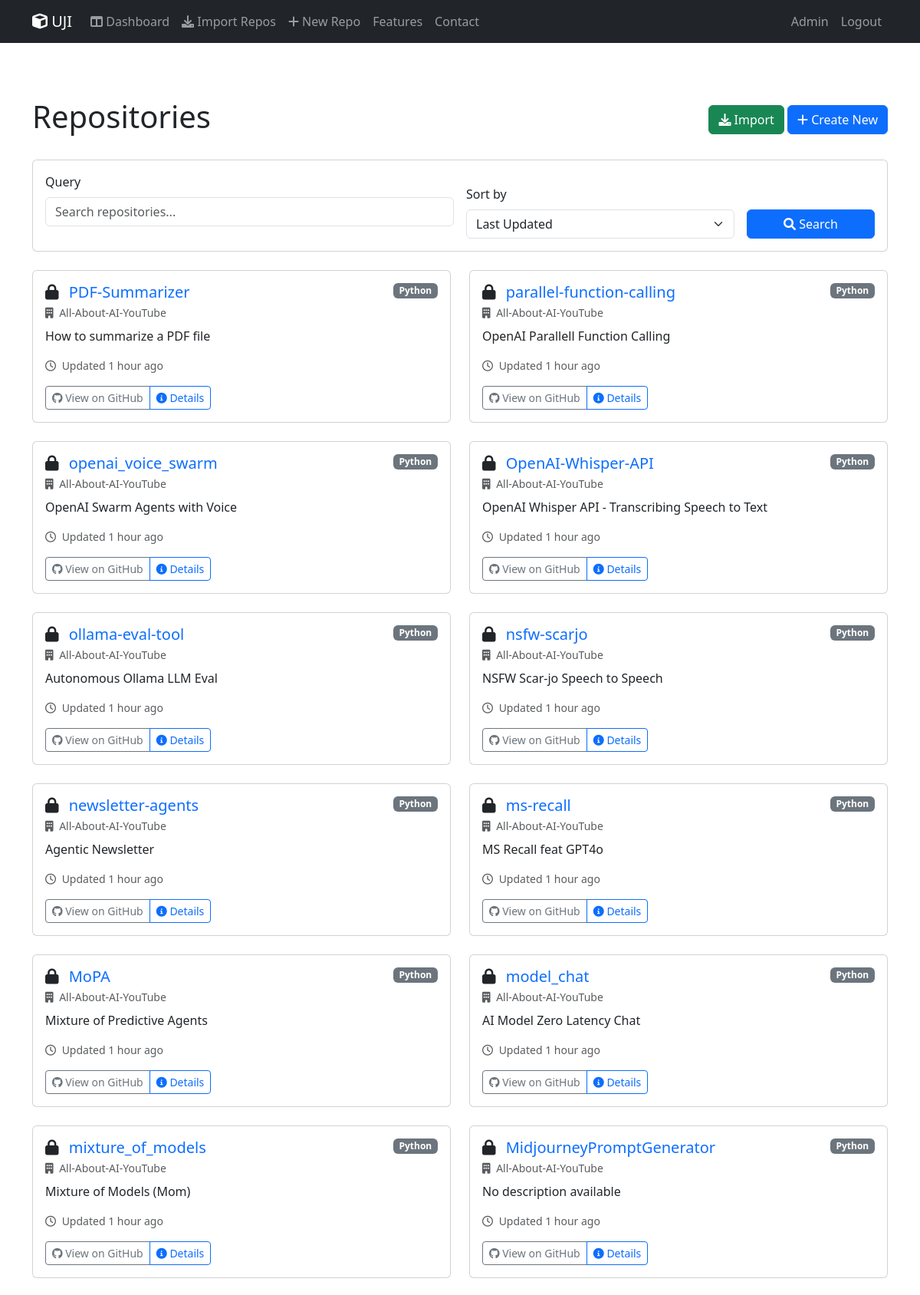
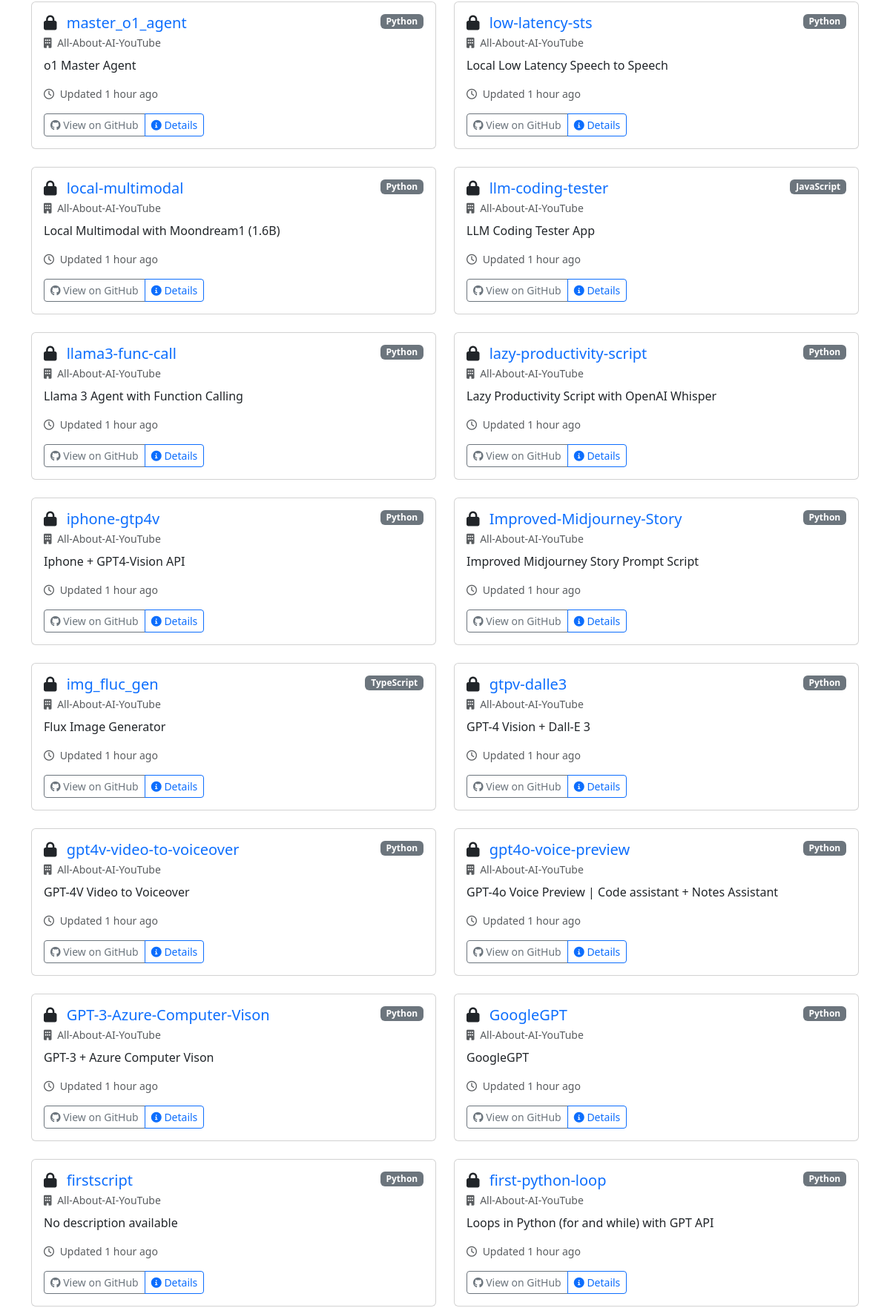
The page /repos/ (signed in, upper part) on the database its author committed (2 pictures, top to bottom).
### repos/models.py (models this page shows, shortened)
class Repository(models.Model):
    github_id = models.IntegerField(unique=True)
    name = models.CharField(max_length=255)
    full_name = models.CharField(max_length=255, default='')  # Added default
    description = models.TextField(blank=True, null=True)
    url = models.URLField()
    private = models.BooleanField(default=False)
    fork = models.BooleanField(default=False)
    created_at = models.DateTimeField(default=timezone.now)
    updated_at = models.DateTimeField(auto_now=True)
    pushed_at = models.DateTimeField(null=True, blank=True)
    size = models.IntegerField(default=0)
    language = models.CharField(max_length=100, blank=True, null=True)
    default_branch = models.CharField(max_length=100, default='main')
    organization = models.CharField(max_length=255, null=True, blank=True)
    last_synced = models.DateTimeField(null=True, blank=True)
    local_path = models.CharField(max_length=512, null=True, blank=True)
    _cached_active_session = None
    _cached_has_sessions = None
    class Meta:
        verbose_name_plural = "repositories"
        ordering = ['-updated_at']
        indexes = [
            models.Index(fields=['updated_at']),
            models.Index(fields=['organization']),
            models.Index(fields=['language']),
        ]

### repos/views.py (the view)
# urls.py: path('', views.repository_list, name='repository_list'),
@login_required
def repository_list(request):
    if 'search_status' not in request.session:
        request.session['search_status'] = {
            'query': '',
            'private': '',
            'organization': '',
            'total_repositories': 0,
            'filtered_repositories': 0,
            'last_search_time': None
        }
    form = RepositorySearchForm(request.GET)
    repositories = Repository.objects.prefetch_related(
        Prefetch(
            'sessions',
            queryset=WindsurfSession.objects.filter(active=True).select_related('branch'),
            to_attr='_prefetched_active_sessions'
        )
    ).all()
    search_status = request.session['search_status']
    search_status['last_search_time'] = timezone.now().isoformat()
    search_status['total_repositories'] = repositories.count()
    if form.is_valid():
        query = form.cleaned_data.get('query', '')
        search_status['query'] = query
        if query:
            repositories = repositories.filter(
                Q(name__icontains=query) |
                Q(description__icontains=query) |
                Q(organization__icontains=query)
            )
        private_filter = form.cleaned_data.get('private', '')
        search_status['private'] = private_filter
        if private_filter == 'true':
            repositories = repositories.filter(private=True)
        elif private_filter == 'false':
            repositories = repositories.filter(private=False)
        organization = form.cleaned_data.get('organization', '')
        search_status['organization'] = organization
        if organization:
            repositories = repositories.filter(organization__icontains=organization)
    search_status['filtered_repositories'] = repositories.count()
    request.session.modified = True
    sort = request.GET.get('sort', '-updated_at')
    if sort in ['name', '-name', 'updated_at', '-updated_at', 'language', '-language']:
        repositories = repositories.order_by(sort)
    return render(request, 'repos/repository_list.html', {
        'repositories': repositories,
        'search_form': form,
        'current_sort': sort,
        'search_status': search_status
    })

### repos/forms.py
class RepositorySearchForm(forms.Form):
    query = forms.CharField(
        required=False,
        max_length=100,
        widget=forms.TextInput(attrs={
            'class': 'form-control',
            'placeholder': 'Search repositories...',
            'aria-label': 'Search'
        })
    )
    private = forms.ChoiceField(
        required=False,
        choices=[
            ('', 'All Repositories'),
            ('true', 'Private Only'),
            ('false', 'Public Only')
        ],
        widget=forms.Select(attrs={
            'class': 'form-select'
        })
    )
    organization = forms.CharField(
        required=False,
        max_length=100,
        widget=forms.TextInput(attrs={
            'class': 'form-control',
            'placeholder': 'Filter by organization...'
        })
    )
    def clean(self):
        cleaned_data = super().clean()
        return cleaned_data

### templates/repos/repository_list.html (shortened to what this page needs)
{% extends 'base.html' %}
{% load crispy_forms_tags %}
{% block content %}
<div class="container">
    <div class="d-flex justify-content-between align-items-center mb-4">
        <h1>Repositories</h1>
        <div>
            <a href="{% url 'repos:repository_import' %}" class="btn btn-success">
                <i class="fas fa-download"></i> Import
            </a>
            <a href="{% url 'repos:repository_create' %}" class="btn btn-primary">
                <i class="fas fa-plus"></i> Create New
            </a>
        </div>
    </div>
    <div class="card mb-4">
        <div class="card-body">
            <form method="get" class="row g-3 align-items-end">
                <div class="col-md-6">
                    {{ search_form.query|as_crispy_field }}
                </div>
                <div class="col-md-4">
                    <label for="sort" class="form-label">Sort by</label>
                    <select name="sort" id="sort" class="form-select" onchange="this.form.submit()">
                        <option value="-updated_at" {% if current_sort == '-updated_at' %}selected{% endif %}>Last Updated</option>
                    </select>
                </div>
                <div class="col-md-2">
                    <button type="submit" class="btn btn-primary w-100">
                        <i class="fas fa-search"></i> Search
                    </button>
                </div>
            </form>
        </div>
    </div>
    {% if repositories %}
        <div class="row">
            {% for repo in repositories %}
                <div class="col-md-6 mb-4">
                    <div class="card h-100">
                        <div class="card-body">
                            <div class="d-flex justify-content-between align-items-start">
                                <h5 class="card-title mb-1">
                                    <i class="fas {% if repo.private %}fa-lock{% else %}fa-code{% endif %} me-2"></i>
                                    <a href="{% url 'repos:repository_detail' repo.pk %}" class="text-decoration-none">
                                        {{ repo.name }}
                                    </a>
                                </h5>
                                {% if repo.language %}
                                    <span class="badge bg-secondary">{{ repo.language }}</span>
                                {% endif %}
                            </div>
                            {% if repo.organization %}
                                <div class="text-muted small mb-2">
                                    <i class="fas fa-building me-1"></i> {{ repo.organization }}
                                </div>
                            {% endif %}
                            <p class="card-text">{{ repo.description|default:"No description available" }}</p>
                            <div class="text-muted small mb-3">
                                <i class="far fa-clock me-1"></i> Updated {{ repo.updated_at|timesince }} ago
                            </div>
                            <div class="btn-group">
                                <a href="{{ repo.url }}" target="_blank" class="btn btn-sm btn-outline-secondary">
                                    <i class="fab fa-github"></i> View on GitHub
                                </a>
                                <a href="{% url 'repos:repository_detail' repo.pk %}" class="btn btn-sm btn-outline-primary">
                                    <i class="fas fa-info-circle"></i> Details
                                </a>
                            </div>
                        </div>
                    </div>
                </div>
            {% endfor %}
        </div>
    {% endif %}
</div>
{% endblock %}

### templates/base.html (style rules this page uses)
.card { transition: transform 0.3s ease; }

### rows shown on the page
Repository: private True (drawn), name "PDF-Summarizer", language "Python", organization "All-About-AI-YouTube", description "How to summarize a PDF file", updated_at "1 hour"
Repository: private True (drawn), name "parallel-function-calling", language "Python", organization "All-About-AI-YouTube", description "OpenAI Parallell Function Calling", updated_at "1 hour"
Repository: private True (drawn), name "openai_voice_swarm", language "Python", organization "All-About-AI-YouTube", description "OpenAI Swarm Agents with Voice", updated_at "1 hour"
Repository: private True (drawn), name "OpenAI-Whisper-API", language "Python", organization "All-About-AI-YouTube", description "OpenAI Whisper API - Transcribing Speech to Text", updated_at "1 hour"
Repository: private True (drawn), name "ollama-eval-tool", language "Python", organization "All-About-AI-YouTube", description "Autonomous Ollama LLM Eval", updated_at "1 hour"
Repository: private True (drawn), name "nsfw-scarjo", language "Python", organization "All-About-AI-YouTube", description "NSFW Scar-jo Speech to Speech", updated_at "1 hour"
Repository: private True (drawn), name "newsletter-agents", language "Python", organization "All-About-AI-YouTube", description "Agentic Newsletter", updated_at "1 hour"
Repository: private True (drawn), name "ms-recall", language "Python", organization "All-About-AI-YouTube", description "MS Recall feat GPT4o", updated_at "1 hour"
Repository: private True (drawn), name "MoPA", language "Python", organization "All-About-AI-YouTube", description "Mixture of Predictive Agents", updated_at "1 hour"
Repository: private True (drawn), name "model_chat", language "Python", organization "All-About-AI-YouTube", description "AI Model Zero Latency Chat", updated_at "1 hour"
Repository: private True (drawn), name "mixture_of_models", language "Python", organization "All-About-AI-YouTube", description "Mixture of Models (Mom)", updated_at "1 hour"
Repository: private True (drawn), name "MidjourneyPromptGenerator", language "Python", organization "All-About-AI-YouTube", description "No description available", updated_at "1 hour"
Repository: private True (drawn), name "master_o1_agent", language "Python", organization "All-About-AI-YouTube", description "o1 Master Agent", updated_at "1 hour"
Repository: private True (drawn), name "low-latency-sts", language "Python", organization "All-About-AI-YouTube", description "Local Low Latency Speech to Speech", updated_at "1 hour"
Repository: private True (drawn), name "local-multimodal", language "Python", organization "All-About-AI-YouTube", description "Local Multimodal with Moondream1 (1.6B)", updated_at "1 hour"
Repository: private True (drawn), name "llm-coding-tester", language "JavaScript", organization "All-About-AI-YouTube", description "LLM Coding Tester App", updated_at "1 hour"
Repository: private True (drawn), name "llama3-func-call", language "Python", organization "All-About-AI-YouTube", description "Llama 3 Agent with Function Calling", updated_at "1 hour"
Repository: private True (drawn), name "lazy-productivity-script", language "Python", organization "All-About-AI-YouTube", description "Lazy Productivity Script with OpenAI Whisper", updated_at "1 hour"
Repository: private True (drawn), name "iphone-gtp4v", language "Python", organization "All-About-AI-YouTube", description "Iphone + GPT4-Vision API", updated_at "1 hour"
Repository: private True (drawn), name "Improved-Midjourney-Story", language "Python", organization "All-About-AI-YouTube", description "Improved Midjourney Story Prompt Script", updated_at "1 hour"
Repository: private True (drawn), name "img_fluc_gen", language "TypeScript", organization "All-About-AI-YouTube", description "Flux Image Generator", updated_at "1 hour"
Repository: private True (drawn), name "gtpv-dalle3", language "Python", organization "All-About-AI-YouTube", description "GPT-4 Vision + Dall-E 3", updated_at "1 hour"
Repository: private True (drawn), name "gpt4v-video-to-voiceover", language "Python", organization "All-About-AI-YouTube", description "GPT-4V Video to Voiceover", updated_at "1 hour"
Repository: private True (drawn), name "gpt4o-voice-preview", language "Python", organization "All-About-AI-YouTube", description "GPT-4o Voice Preview | Code assistant + Notes Assistant", updated_at "1 hour"
Repository: private True (drawn), name "GPT-3-Azure-Computer-Vison", language "Python", organization "All-About-AI-YouTube", description "GPT-3 + Azure Computer Vison", updated_at "1 hour"
Repository: private True (drawn), name "GoogleGPT", language "Python", organization "All-About-AI-YouTube", description "GoogleGPT", updated_at "1 hour"
Repository: private True (drawn), name "firstscript", language "Python", organization "All-About-AI-YouTube", description "No description available", updated_at "1 hour"
Repository: private True (drawn), name "first-python-loop", language "Python", organization "All-About-AI-YouTube", description "Loops in Python (for and while) with GPT API", updated_at "1 hour"
